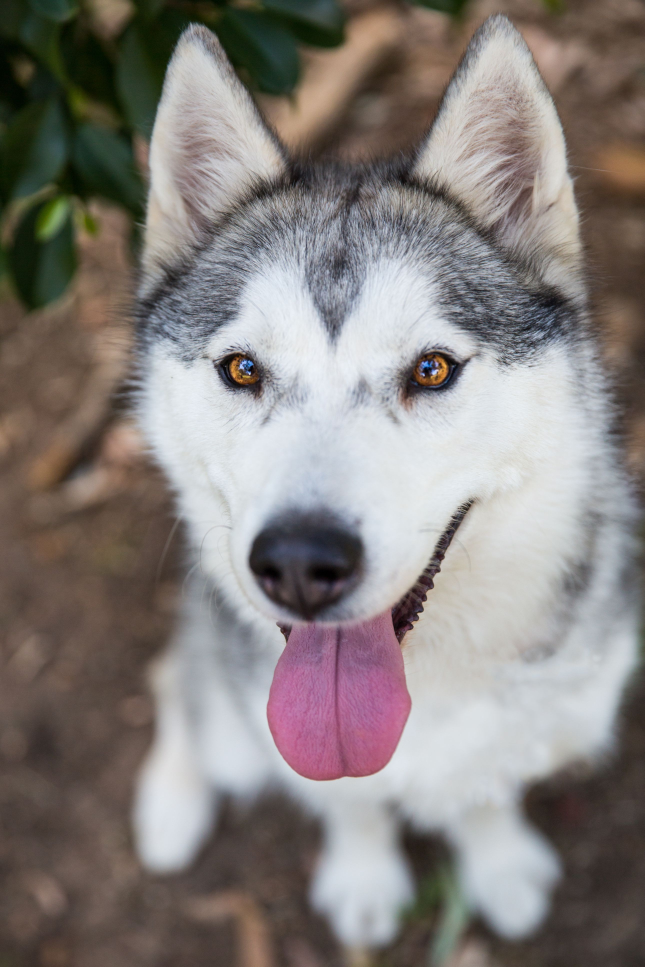
#> input picture dog.jpg, 2578 x 3867 px (shown at 1/4 size)
$ python ascii.py
#> lines starting #> are read from the running program, lines starting #| are printed output that depends on the picture; after the words box and inside, x2 and y2 are one past the last pixel; in counts of white or black regions, pixels touching at a corner belong together
from PIL import Image, ImageOps
import numpy as np

im = Image.open('dog.jpg')
#> im is the input picture: PIL image 2578x3867 RGB; mean R, G, B 133.7, 127.6, 124.9
im2 = ImageOps.grayscale(im)
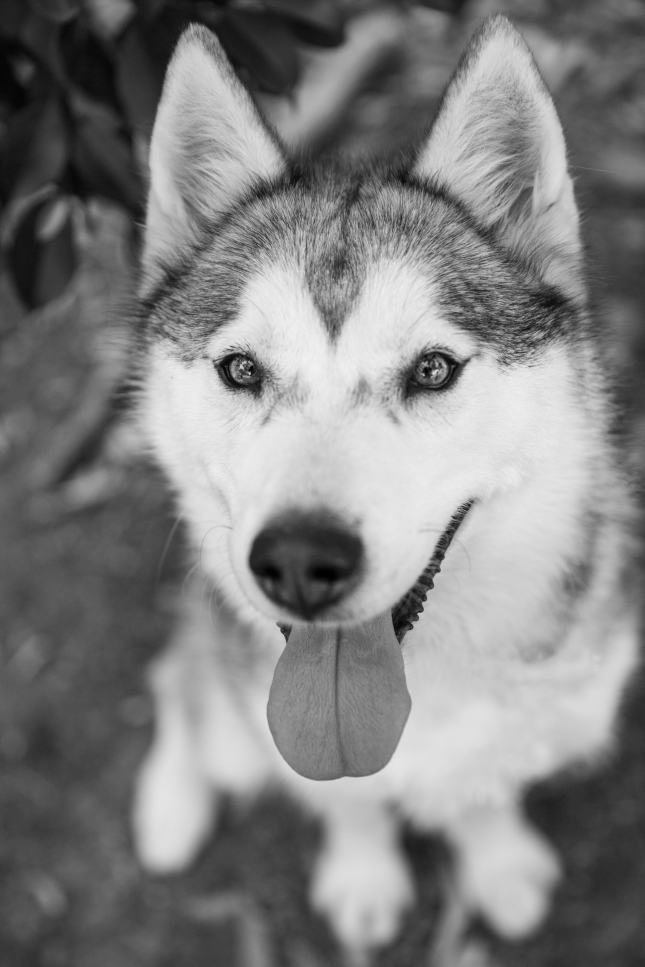
#> im2: PIL image 2578x3867 L (shown at 1/4 size); min 0, max 244, mean 129.1
im2.thumbnail((178, 178))
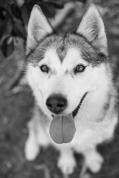
#> im2: PIL image 119x178 L; min 0, max 239, mean 129.1
# im.thumbnail((50, 100))
size = w, h = 64, 64
im = Image.new("1", size, (255))
#> im: PIL image 64x64 1; every value is 1
m = np.array(im)
# [10 lines of commented-out code are left out]
m[:, w//2] = False
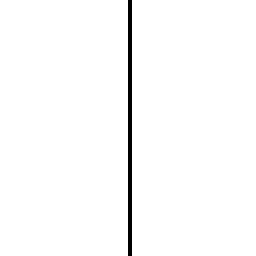
#> m: shape (64, 64) bool (shown 4 times larger); 98.4% white; black in thin lines or dots, all inside (x1, y1, x2, y2) = (32, 0, 33, 64)
m[h//2, :] = False
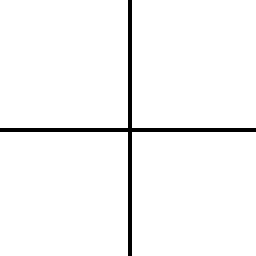
#> m: shape (64, 64) bool (shown 4 times larger); 96.9% white; black in thin lines or dots
fuckallstring = ''
for i in range(m.shape[0]):
    for j in range(m.shape[1]):
        if m[i, j] == True:
            fuckallstring += '  '  # space for white
        else:
            fuckallstring += '* '  # star for blakc
    fuckallstring += '\n'
im = Image.fromarray(m)


class Ascii:
    def __init__(self) -> None:
        self.symbols = ['#', '*', 'o', '.']

    def create8bitgrayscale(cls, size: tuple, color: int):
        return Image.new("L", size, color)

    def imagetoarray(cls, img):
        return np.array(img)

    def arraytoimage(cls, arr):
        return Image.fromarray(arr)


if __name__ == '__main__':
    a = Ascii()
    b = a.create8bitgrayscale((32, 32), 200)
#> b: PIL image 32x32 L; every value is 200
    b = im2
    b = b.resize((b.size[0], b.size[1]//2))
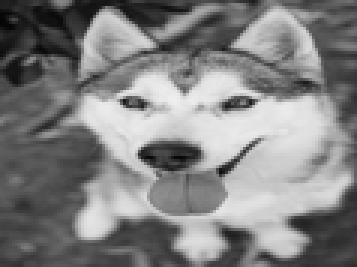
#> b: PIL image 119x89 L (shown 3 times larger); min 6, max 238, mean 129.1
    b = a.imagetoarray(b)
    stringshit = ''
    # [6 lines of commented-out code are left out]
    print(b)
#> (printed output is left out)
    for i in b:
        for j in i:
            if j >= 255 - 0*32:
                print('.', end='')
            elif j >= 255 - 1*32:
                print('+', end='')
            elif j >= 255 - 2*32:
                print('o', end='')
            elif j >= 255 - 3*32:
                print('x', end='')
            elif j >= 255 - 4*32:
                print('X', end='')
            elif j >= 255 - 5*32:
                print('$', end='')
            elif j >= 255 - 6*32:
                print('&', end='')
            elif j < 255 - 6*32:
                print('@', end='')
            else:
                print(j, end='')
        print()
#> this loop made 89 passes
#| @@@@@@@@@@@@@@@@&$$XXX$$@@@@@@@@@@@@@@@@@@@@@&@@@@@@@@@@@@&&&&&&&&&&&&&&&@@&&&&@@@@@@@&&$XX$$$$$$$$$&&@&&&&&&&&$$$$$$$&
#| @@@@@@@@@@@@@@@@@&$$$$$&@@@@@@@@@@@@@@@@@@@@@@@@@@@@@@@@@&&&&&@@@&&$$$$$$$&&$$X$$$&@@@&$$$XXX$&&&&&&&&&&&&&&&&&$$&&&&&&
#| @@@@@@@@@@@@@@@@@@&&&&@@@@@@@@@@@@&$$$@@@@@@@@@@@@@@@@@@@@@@@@@@$$XXXXXXXX$$$$$XX$&&&&$$$$XxxxX$$$$&&&&&&&&&&&&&&&&&@@@
#| @@@@@@@@@@@@@@@@@@@@@@@@@@@@@@@@@$XxXXX$@@@@@@@@@@@@@@@@@@@@@@@&$XxxxXXX$$$$$$$$$$&&&$$$$XxooxxxXXXXX$$&&$$&&&&&&&&&&&&
#| @@@@@@@@@@@@@@@@@@@@@@@@@@@@@@@@$xxooxX$$@@@@@@@@@@@@@@@@&&&&&$XXxxXX$$&&&&&$$$$$$$&$$$$XoooooooxXXxxxXXXXX$$&&&&&&&&&&
#| @@@@@@@@@@@@@@@@@@@@@@@@@@@@@@@&xooooooXX$@@@@@@@@@@@@@&&$$XXXxxxXX$$&&@@@&&$$$$$$$$&&$XoooooooooxXXxxxXXXX$$$$$$$$$$$&
#| @@@@&&@@@@@@@@@@@@@@@@@@@@@@@@@xooooooooxX$@@@@@@@@@@@@@&$XXXxxxXX$&&@@@@@&&$$$X$$$$$$xoooooooooooxXXXXX$$&&$$$$$$$$&&&
#| @@@@@@@@@@@@@@@@@@@@@@@@@@@@@@$xoooooooooxxX&@@@@@@@@@@&$XXxxxxXX$&@@@@@@&&&$$XX$$$$Xxoooooxxxxxooox$$X$&&&&&$$$$&&&&&&
#> (further printed lines are left out)

    print(stringshit)
    b = a.arraytoimage(b)
    b.show()


# average x[0][0] + x[1][0] and so on
# todo. document and packaging

$ run again, with cat.jpg copied over dog.jpg
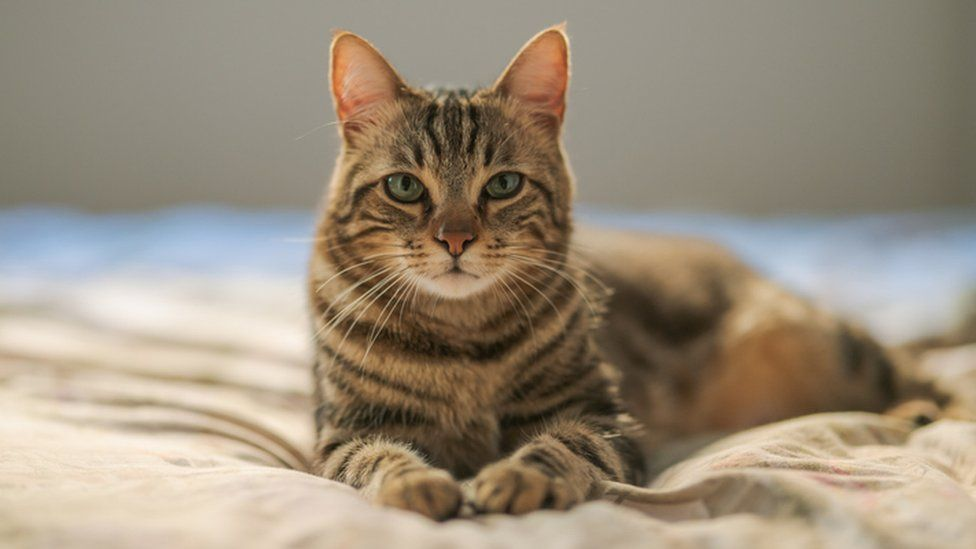
#> input picture cat.jpg, 976 x 549 px
#> im is the input picture: PIL image 976x549 RGB; mean R, G, B 155.4, 142.7, 124.7
#> `im2 = ImageOps.grayscale(im)`:
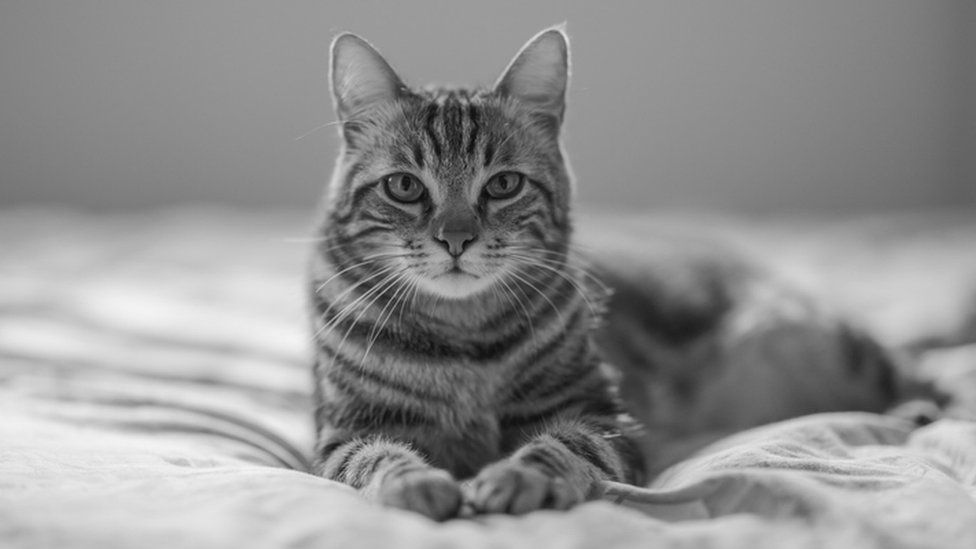
#> im2: PIL image 976x549 L; min 3, max 244, mean 144.4
#> im: PIL image 64x64 1; every value is 1
#> `b = b.resize((b.size[0], b.size[1]//2))`:
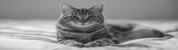
#> b: PIL image 178x50 L; min 25, max 242, mean 144.6
#> (printed output is left out)
#> the loop `for i in b:` made 50 passes
#| XXXXXXXXXXXXXXXXXXXXXXXXXXXXXXXXXXXXXXXXXXXXXXXXXXXXXXXXXXXXXXXXXXXXXXXXXXXXXXXXXXXXXXXXXXXXXXXXXXXXXXXXXXXXXXXXXXXXXXXXXXXXXXXXXXXXXXXXXXXXXXXXXXXXXXXXXXXXXXXXXXXXXX$$$$$$$$$$$$
#| XXXXXXXXXXXXXXXXXXXXXXXXXXXXXXXXXXXXXXXXXXXXXXXXXXXXXXXXXXXXXXXXXXXXXXXXXXXXXXXXXXXXXXXXXXXXXXXXXXXXXXXXXXXXXXXXXXXXXXXXXXXXXXXXXXXXXXXXXXXXXXXXXXXXXXXXXXXXXXXXXXXXXX$$$$$$$$$$$$
#| XXXXXXXXXXXXXXXXXXXXXXXXXXXXXXXXXXXXXXXXXXXXXXXXXXXXXXXXXXXXXXXXXXXXXXXXXXXXXXXXXXXXXXXXXXXXXXXXXXxxXxxxXXXXXXXXXXXXXXXXXXXXXXXXXXXXXXXXXXXXXXXXXXXXXXXXXXXXXXXXXXXXXX$$$$$$$$$$$$
#| XXXXXXXXXXXXXXXXXXXXXXXXXXXXXXXXXXXXXXXXXXXXXXXXXXXXXXXXXXXXxxXXXXXXXXXXXXXXXXXXXXXXXXXXXXXXXXXxxxXXXXXxXXXXXXXXXXXXXXXXXXXXXXXXXXXXXXXXXXXXXXXXXXXXXXXXXXXXXXXXXXXXX$$$$$$$$$$$$$
#| XXXXXXXXXXXXXXXXXXXXXXXXXXXXXXXXXXXXXXXXXXXXXXXXXXXXXXXXXXXXxXXxxXXXXXXXXXXXXXXXXXXXXXXXXXXXXXxxXXXXXX$XxXXXXXXXXXXXXXXXXXXXXXXXXXXXXXXXXXXXXXXXXXXXXXXXXXXXXXXXXXXX$$$$$$$$$$$$$$
#> (further printed lines are left out)
